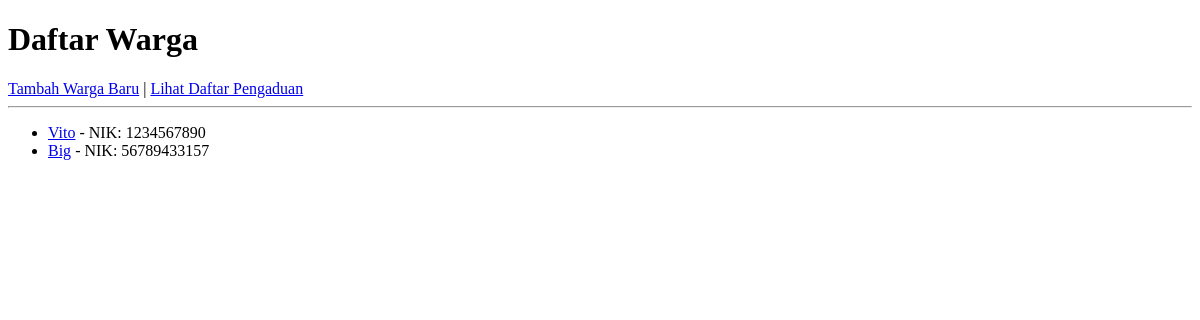
/warga/, run on an earlier commit of the app's database.
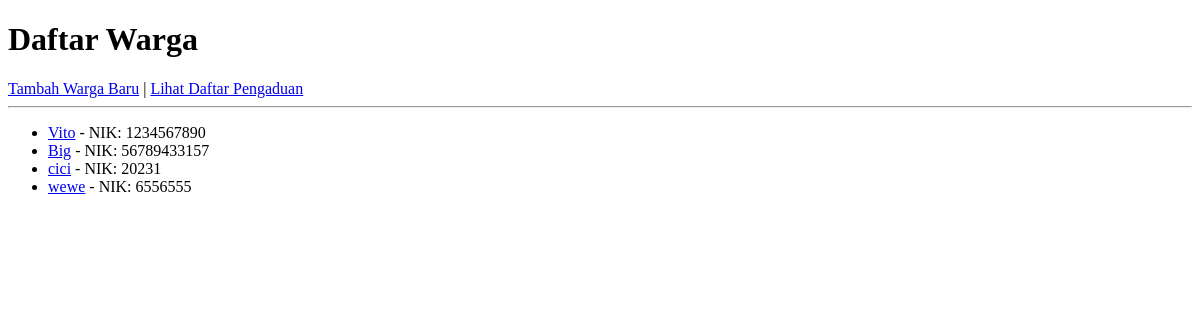
And on a later commit of the database.
### warga/models.py (models this page shows, shortened)
class Warga(models.Model):
    nik = models.CharField(max_length=16, unique=True, verbose_name="Nomor Induk Kependudukan")
    nama_lengkap = models.CharField(max_length=100, verbose_name="Nama Lengkap")
    alamat = models.TextField(verbose_name="Alamat Tinggal")
    no_telepon = models.CharField(max_length=15, blank=True, verbose_name="Nomor Telepon")
    tanggal_registrasi = models.DateTimeField(auto_now_add=True)

### warga/views.py (the view)
# urls.py: path('', WargaListView.as_view(), name='warga_list'),
class WargaListView(ListView):
    model = Warga

### warga/templates/warga/warga_list.html (shortened to what this page needs)
<!DOCTYPE html>
<html lang="id">
<head>
</head>
<body>
    <h1>Daftar Warga</h1>
    <a href="{% url 'warga-tambah' %}">Tambah Warga Baru</a> |
    <a href="{% url 'pengaduan_list' %}">Lihat Daftar Pengaduan</a>
    <hr>
    <ul>
        {% for warga in object_list %}
            <li>
                <a href="{% url 'warga_detail' warga.pk %}">{{ warga.nama_lengkap }}</a> - NIK: {{ warga.nik }}
            </li>
        {% empty %}
            <li>Belum ada data warga yang terdaftar.</li>
        {% endfor %}
    </ul>
</body>
</html>

What changed in the data, as far as the page shows it:
added Warga: nama_lengkap "cici", nik "20231"
added Warga: nama_lengkap "wewe", nik "6556555"
